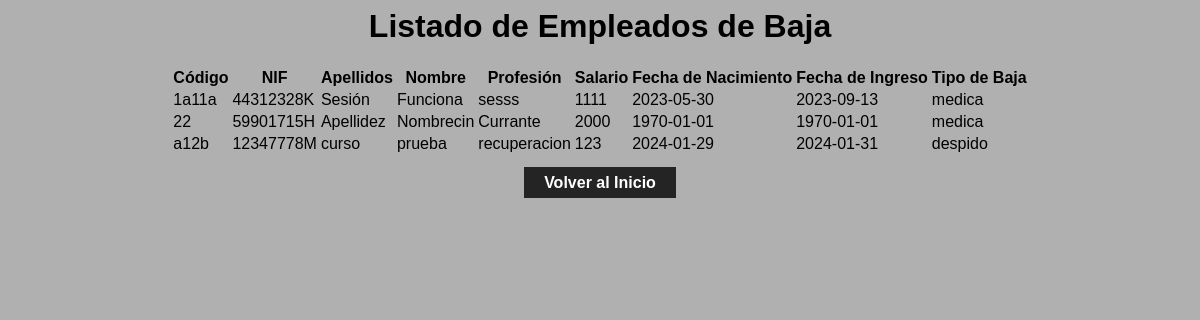
The page /controlador/ControladorListadoEmpleadosBaja.php on the database its author committed.
### tables this page shows
CREATE TABLE `antiguos_empleados` (
  `id` int(11) NOT NULL,
  `codigo` varchar(50) NOT NULL,
  `nif` varchar(9) NOT NULL,
  `apellidos` varchar(25) NOT NULL,
  `nombre` varchar(15) NOT NULL,
  `profesion` varchar(15) NOT NULL,
  `salario` double NOT NULL,
  `fechaNac` date NOT NULL,
  `fechaIng` date NOT NULL,
  `idDepartamento` int(11) NOT NULL,
  `tipoBaja` varchar(25) NOT NULL
);

### dao/conexionBD.php (called while the page is built, shortened)
<?php
class conexionBD {
    private $conexion;
public function __construct(){
    $this->conexion = new mysqli('localhost', 'root', '', 'bd_empleados_2023_php');
    $this->conexion->set_charset("utf8");
    $this->error = $this->conexion->connect_errno;
}
public function ListadoEmpleadosBaja() {
    $query = "SELECT * FROM antiguos_empleados ORDER BY (tipoBaja = 'Medica') DESC";
    $result = $this->conexion->query($query);
    if ($result->num_rows > 0) {
        $empleados = array();
        while ($row = $result->fetch_assoc()) {
            $empleados[] = $row;
        }
        return $empleados;
    } else {
        return null;
    }
}
}

### vista/VistaListadoEmpleadosBaja.php (the view, shortened to what this page needs)
<html>
    <head>
        <link rel="stylesheet" type="text/css" href="../css/styles.css">
    </head>
    <body>
        <h1>Listado de Empleados de Baja</h1>
            <?php
            if (!empty($empleados)) {
                echo "<center><table>
                    <tr>
                        <th>Código</th>
                        <th>NIF</th>
                        <th>Apellidos</th>
                        <th>Nombre</th>
                        <th>Profesión</th>
                        <th>Salario</th>
                        <th>Fecha de Nacimiento</th>
                        <th>Fecha de Ingreso</th>
                        <th>Tipo de Baja</th>
                    </tr>";
                foreach ($empleados as $empleado) {
                    echo "<tr>";
                    echo "<td>" . $empleado['codigo'] . "</td>";
                    echo "<td>" . $empleado['nif'] . "</td>";
                    echo "<td>" . $empleado['apellidos'] . "</td>";
                    echo "<td>" . $empleado['nombre'] . "</td>";
                    echo "<td>" . $empleado['profesion'] . "</td>";
                    echo "<td>" . $empleado['salario'] . "</td>";
                    echo "<td>" . $empleado['fechaNac'] . "</td>";
                    echo "<td>" . $empleado['fechaIng'] . "</td>";
                    echo "<td>" . $empleado['tipoBaja'] . "</td>";
                    echo "</tr>";
                }
                echo "</table></center>";
            } else {
                echo "<p>No hay empleados registrados.</p>";
            }
            ?>
        <br>
        <a class="volver" href="../vista/MenuGeneral.php">Volver al Inicio</a>
    </body>
</html>

### css/styles.css (style rules this page uses)
body { background-color: #b0b0b0; font-family: arial; text-align: center; }
.volver { background-color: #242424; color: #ffffff; padding: 7px; padding-left: 20px; padding-right: 20px; font-weight: bold; text-decoration: none; }

### rows shown on the page
antiguos_empleados: codigo "1a11a", nif "44312328K", apellidos "Sesión", nombre "Funciona", profesion "sesss", salario "1111", fechaNac "2023-05-30", fechaIng "2023-09-13", tipoBaja "medica"
antiguos_empleados: codigo "22", nif "59901715H", apellidos "Apellidez", nombre "Nombrecin", profesion "Currante", salario "2000", fechaNac "1970-01-01", fechaIng "1970-01-01", tipoBaja "medica"
antiguos_empleados: codigo "a12b", nif "12347778M", apellidos "curso", nombre "prueba", profesion "recuperacion", salario "123", fechaNac "2024-01-29", fechaIng "2024-01-31", tipoBaja "despido"
